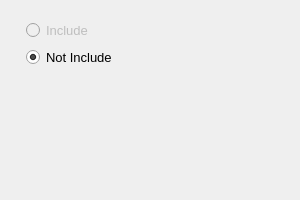
<?xml version="1.0" encoding="UTF-8"?>
<ui version="4.0">
 <class>SpeciesModelPage</class>
 <widget class="QWizardPage" name="SpeciesModelPage">
  <property name="geometry">
   <rect>
    <x>0</x>
    <y>0</y>
    <width>300</width>
    <height>200</height>
   </rect>
  </property>
  <property name="font">
   <font>
    <pointsize>10</pointsize>
   </font>
  </property>
  <property name="windowTitle">
   <string>WizardPage</string>
  </property>
  <property name="title">
   <string>Species Model</string>
  </property>
  <layout class="QVBoxLayout" name="verticalLayout_2">
   <item>
    <widget class="QWidget" name="widget" native="true">
     <layout class="QVBoxLayout" name="verticalLayout">
      <property name="leftMargin">
       <number>15</number>
      </property>
      <property name="rightMargin">
       <number>15</number>
      </property>
      <item>
       <widget class="QRadioButton" name="include">
        <property name="enabled">
         <bool>false</bool>
        </property>
        <property name="text">
         <string>Include</string>
        </property>
       </widget>
      </item>
      <item>
       <widget class="QRadioButton" name="notInclude">
        <property name="text">
         <string>Not Include</string>
        </property>
        <property name="checked">
         <bool>true</bool>
        </property>
       </widget>
      </item>
     </layout>
    </widget>
   </item>
   <item>
    <spacer name="verticalSpacer">
     <property name="orientation">
      <enum>Qt::Vertical</enum>
     </property>
     <property name="sizeHint" stdset="0">
      <size>
       <width>20</width>
       <height>40</height>
      </size>
     </property>
    </spacer>
   </item>
  </layout>
 </widget>
 <resources>
  <include location="../../../resource.qrc"/>
 </resources>
 <connections/>
</ui>
